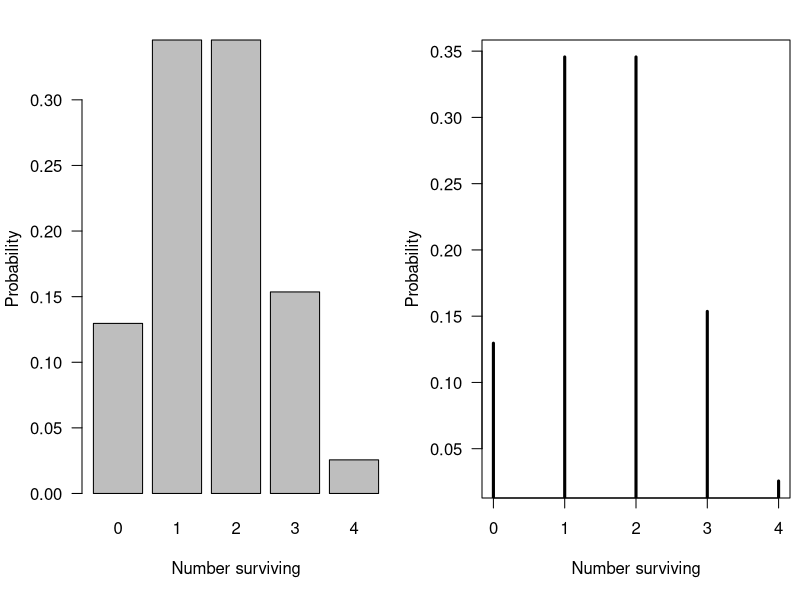
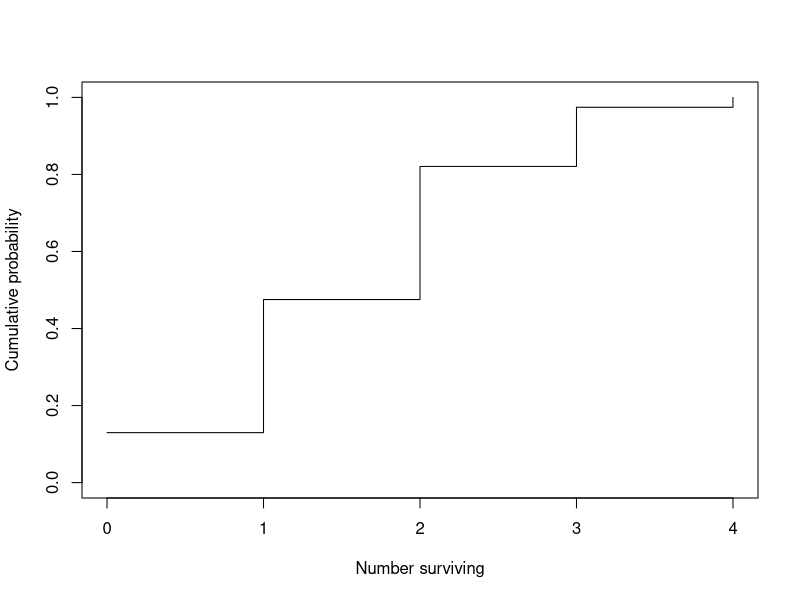

Reproduce these figures in R, in order. (Note: this script raises an error after producing the figures.)
## ---- chunk 1
#| echo: false
#| eval: true
#| fig-cap: "Binomial probability mass (left: barplot, right: histogram-like)"
seed_count = 4
seed_survival_probability = 0.4
seed_values = seq.int(from = 0, to = seed_count)
seed_mass = dbinom(
  x = seed_values,
  size = seed_count,
  prob = seed_survival_probability
)

par_val = par(no.readonly = TRUE)
par(mfrow = c(1, 2), mar = c(5.1, 4.1, 2, 0.5), las = 1)

barplot(
  height = seed_mass,
  names.arg = seed_values,
  xlab = "Number surviving",
  ylab = "Probability"
)

plot(
  x = seed_values,
  y = seed_mass,
  type = "h",
  lwd = 3,
  xlab = "Number surviving",
  ylab = "Probability"
)
par(par_val)
## ---- chunk 2
dbinom(x = 2, size = seed_count, prob = seed_survival_probability)
## ---- chunk 3
#| echo: false
#| eval: true
#| fig-cap: "Binomial cumulative probability"
seed_count = 4
seed_survival_probability = 0.4
seed_values = seq.int(from = 0, to = seed_count)
seed_cumulative = pbinom(
  q = seed_values,
  size = seed_count,
  prob = seed_survival_probability
)

plot(
  x = seed_values,
  y = seed_cumulative,
  type = "s",
  xlab = "Number surviving",
  ylab = "Cumulative probability",
  ylim = c(0, 1)
)

## ---- chunk 4
pbinom(q = 2, size = seed_count, prob = seed_survival_probability)
## ---- chunk 5
pbinom(
  q = 2,
  size = seed_count,
  prob = seed_survival_probability,
  lower.tail = FALSE
)
## ---- chunk 6
1 - pbinom(q = 2, size = seed_count, prob = seed_survival_probability)
## ---- chunk 7
#| echo: false
#| eval: true
#| fig-cap: "Binomial quantiles"
x = 0:n
cumulative = pbinom(x, size = seed_count, prob = seed_survival_probability)

plot(
  cumulative, x,
  type = "s",
  xlab = "Cumulative probability",
  ylab = "Number surviving",
  xlim = c(0, 1)
)

## ---- chunk 8
median_probability = 0.5
qbinom(
  p = median_probability,
  size = seed_count,
  prob = seed_survival_probability
)
## ---- chunk 9
n_simulated_quadrats = 10
set.seed(seed = 42)
sample_survivors = rbinom(
  n = n_simulated_quadrats,
  size = seed_count,
  prob = seed_survival_probability
)
sample_survivors
## ---- chunk 10
seed_values = seq.int(from = 0, to = seed_count)
seed_probability = dbinom(
  x = seed_values,
  size = seed_count,
  prob = seed_survival_probability
)
expected_value = sum(seed_values * seed_probability)
## ---- chunk 11
variance = sum((seed_values - expected_value)^2 * seed_probability)
## ---- chunk 12
set.seed(seed = 123)
n_quadrats = 10
sample_survivors = rbinom(
  n = n_quadrats,
  size = seed_count,
  prob = seed_survival_probability
)
## ---- chunk 13
seed_values = seq.int(from = 0, to = seed_count)
count_survivors = table(factor(x = sample_survivors, levels = seed_values))
relative_frequency = count_survivors/length(sample_survivors)
relative_frequency
## ---- chunk 14
data.frame(
  seed_count = seed_values,
  relative_frequency = as.numeric(x = relative_frequency),
  theoretical_probability = dbinom(
    x = seed_values,
    size = seed_count,
    prob = seed_survival_probability
  )
)
## ---- chunk 15
set.seed(123)
sample_sizes = 10^(seq_len(length.out = 5))

all_frequencies = matrix(NA, nrow = seed_count + 1, ncol = 6)
colnames(all_frequencies) = c(1,2,3,4,5,"theory")

for(i in 1:5) {
    sample_survivors = rbinom(n = sample_sizes[i],
                              size = seed_count,
                              prob = seed_survival_probability)
    relative_frequency = table(factor(sample_survivors, levels = seed_values))/sample_sizes[i]
    all_frequencies[,i] = as.numeric(relative_frequency)
}
all_frequencies[,6] = dbinom(x = seed_values,
                             size = seed_count,
                             prob = seed_survival_probability)
round(all_frequencies, 3)
## ---- chunk 16
#| echo: false
#| eval: true
#| fig-cap: "Empirical (red) and theoretical distributions for n = 10. Left panels: mass, Right panels: cumulative)"
set.seed(142)
mass = dbinom(x = seed_values,
              size = seed_count,
              prob = seed_survival_probability)
cumprob = pbinom(q = seed_values,
                 size = seed_count,
                 prob = seed_survival_probability)
sample_survivors = rbinom(n = n_quadrats,
                          size = seed_count,
                          prob = seed_survival_probability)
count_survivors = table(factor(sample_survivors,levels = seed_values))
relative_frequency = as.numeric(count_survivors)/n
cumulative_relative_frequency = cumsum(relative_frequency)

# The four panels
par_val = par(no.readonly = TRUE)
par(mfrow = c(2, 2), mar = c(5.1, 4.1, 2, 0.5), las = 1)
# Small samples first
plot(x, relative_frequency, type = "p", col = 2, xlab = "Number surviving",
     ylab = "Probability", xlim = c(0,seed_count), ylim = range(mass, relative_frequency),
     pch = 16, cex = 1.5)
lines(x, mass, lwd = 3, type = "h")
plot(x, cumulative_relative_frequency, col = 2, type = "s", xlab = "Number surviving",
     ylab = "Cumulative probability", ylim = c(0,1))
lines(x, cumprob, type = "s")
par(par_val)
## ---- chunk 17
set.seed(123)
sample_survivors = rbinom(n = n_quadrat,
                          size = seed_count,
                          prob = seed_survival_probability)
count_survivors = table(factor(sample_survivors, levels = seed_values))
relative_frequency = count_survivors/n
weighted_average = sum(relative_frequency*seed_values)
sample_mean      = mean(sample_survivors)
c(weighted_average, sample_mean)
## ---- chunk 18
variance = sum((seed_values - weighted_average)^2 * relative_frequency)
## ---- chunk 19
var(sample_survivors)
## ---- chunk 20
quantile(sample_survivors, prob = 0.5)
## ---- chunk 21
#| echo: false
#| eval: true
#| fig-cap: "Empirical (red) and theoretical distributions for n = 10 (top) and n = 1000 (bottom). Left panels: mass, Right panels: cumulative)"
set.seed(142)
# Experiment with n = 10
n_quadrats = 10
mass = dbinom(x = seed_values,
              size = seed_count,
              prob = seed_survival_probability)
cumprob = pbinom(q = seed_values,
                 size = seed_count,
                 prob = seed_survival_probability)
sample_survivors = rbinom(n = n_quadrats,
                          size = seed_count,
                          prob = seed_survival_probabilityrob)
count_survivors = table(factor(sample_survivors,levels = seed_values))
relative_frequency = as.numeric(count_survivors/n_quadrats)
cumulative_relative_frequency = cumsum(relative_frequency)
# Experiment with n = 1000
n_quadrats = 1000
sample_survivors_large = rbinom(n = n_quadrats,
                                size = seed_count,
                                prob = seed_survival_probabilityrob)
count_survivors_large = table(factor(sample_survivors_large,levels = seed_values))
relative_frequency = as.numeric(count_survivors_large/n_quadrats)
cumulative_relative_frequency_large = cumsum(relative_frequency_large)

# The four panels
par_val = par(no.readonly = TRUE)
par(mfrow = c(2, 2), mar = c(5.1, 4.1, 2, 0.5), las = 1)
# Small samples first
plot(x, relative_frequency, type = "p", col = 2, xlab = "Number surviving",
     ylab = "Probability", xlim = c(0,4), ylim = (range(mass, relative_frequency)),
     pch = 16, cex = 1.5)
lines(x, mass, lwd = 3, t = "h")
plot(x, cumulative_relative_frequency, col = 2, type = "s", xlab = "Number surviving",
     ylab = "Cumulative probability", ylim = c(0,1))
lines(x, cumprob, type = "s")
# Large samples second
plot(x, relative_frequency_large, type = "p", col = 2, xlab = "Number surviving",
     ylab = "Probability", xlim = c(0,4), ylim = (range(mass_large, relative_frequency_large)),
     pch = 16, cex = 1.5)
lines(x, mass_large, lwd = 3, t = "h")
plot(x, cumulative_relative_frequency_large, col = 2, type = "s", xlab = "Number surviving",
     ylab = "Cumulative probability", ylim = c(0,1))
lines(x, cumprob_large, type = "s")
par(par_val)
## ---- chunk 22
seedling_count = 20L
seedling_survival_probability = 0.7
survivors_to_check = 14L

dbinom(
  x = survivors_to_check,
  size = seedling_count,
  prob = seedling_survival_probability
)
## ---- chunk 23
expected_survivors = seedling_count * seedling_survival_probability
variance_survivors = seedling_count *
  seedling_survival_probability *
  (1 - seedling_survival_probability)
## ---- chunk 24
mean_survivors = expected_survivors
success_probability = 1 - variance_survivors / mean_survivors
estimated_trial_count = mean_survivors / success_probability
## ---- chunk 25
rate_per_night = 0.8
n_nights = 3
expected_detections = rate_per_night * n_nights
detections_to_check = 2L

dpois(x = detections_to_check, lambda = expected_detections)
## ---- chunk 26
minimum_detections = 5
ppois(
  q = minimum_detections - 1,
  lambda = expected_detections,
  lower.tail = FALSE
)
## ---- chunk 27
maximum_detections_to_plot = 15
detection_values = seq.int(from = 0, to = maximum_detections_to_plot)
detection_mass = dpois(x = detection_values, lambda = expected_detections)

plot(
  x = detection_values,
  y = detection_mass,
  type = "h",
  lwd = 3,
  xlab = "Number of detections",
  ylab = "Probability",
  main = "Poisson probability mass"
)
## ---- chunk 28
set.seed(seed = 123L)

n_quadrats = 100L
negative_binomial_size = 1.5
negative_binomial_mean = 4

counts = rnbinom(
  n = n_quadrats,
  size = negative_binomial_size,
  mu = negative_binomial_mean
)

sample_mean = mean(counts)
sample_variance = var(counts)
dispersion_ratio = sample_variance / sample_mean
c(sample_mean, sample_variance, dispersion_ratio)
## ---- chunk 29
dnbinom(x, size = k, mu = mu)
## ---- chunk 30
mean_seedlings = 4
negative_binomial_size = 1.5

expected_seedlings = mean_seedlings
variance_seedlings = mean_seedlings +
  mean_seedlings^2 / negative_binomial_size

c(mean = expected_seedlings, variance = variance_seedlings)
## ---- chunk 31
seedlings_to_check = 10

dnbinom(
  x = seedlings_to_check,
  size = negative_binomial_size,
  mu = mean_seedlings
)
## ---- chunk 32
minimum_seedlings = 10

pnbinom(
  q = minimum_seedlings - 1,
  size = negative_binomial_size,
  mu = mean_seedlings,
  lower.tail = FALSE
)
## ---- chunk 33
maximum_seedlings_to_plot = 20
seedling_values = seq.int(from = 0, to = maximum_seedlings_to_plot)
negative_binomial_mass = dnbinom(
  x = seedling_values,
  size = negative_binomial_size,
  mu = mean_seedlings
)

plot(
  x = seedling_values,
  y = negative_binomial_mass,
  type = "h",
  lwd = 3,
  xlab = "Number of seedlings",
  ylab = "Probability",
  main = "Negative binomial probability mass"
)
